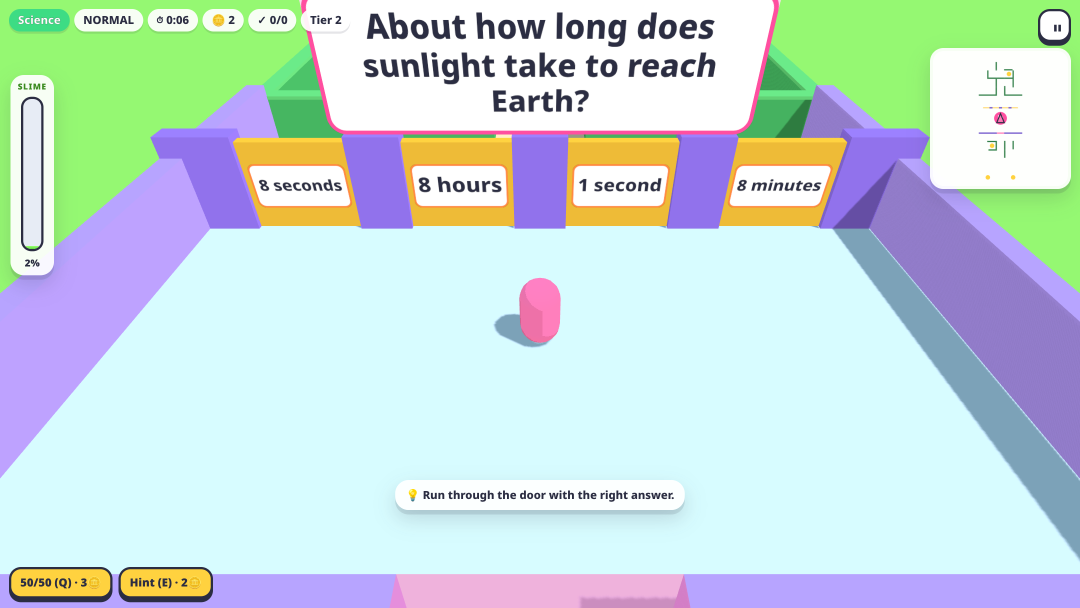
#> input picture pitch/deck-src/assets/raw/doorrush-clean.png, 2160 x 1215 px (shown at 1/2 size)
$ python bake.py
#> lines starting #> are read from the running program, lines starting #| are printed output that depends on the picture; after the words box and inside, x2 and y2 are one past the last pixel; in counts of white or black regions, pixels touching at a corner belong together
"""Turn raw game screenshots into rounded, bordered cards with a soft shadow (PNG with alpha).
Run: python bake.py   (needs Pillow). Writes assets/<name>.png and assets/meta.json."""
import json, os
from PIL import Image, ImageDraw, ImageFilter

HERE = os.path.dirname(os.path.abspath(__file__))
RAW, OUT = os.path.join(HERE, 'assets', 'raw'), os.path.join(HERE, 'assets')
# name: (raw file, crop box as fractions or None, output width px)
JOBS = {
    'doorrush': ('doorrush-clean.png', None, 1800),
    'maze': ('maze2-a.png', None, 1400),
    'tiledrop': ('tiledrop.png', None, 1100),
    'steps': ('steps.png', None, 1100),
    'bridge': ('bridge.png', None, 1100),
    'doorgrid': ('doorrush-clean.png', None, 1100),
    'hub': ('hub-ui.png', None, 1400),
    'detour': ('detour-b.png', None, 1200),
    'slimegate': ('slimegate-near.png', None, 1100),
    'results': ('results.png', (0.272, 0.036, 0.731, 0.972), 900),
}
BORDER, RADIUS_FRAC, PAD, BLUR = 10, 0.035, 36, 16

def bake(src, crop, width):
#> called with src = 'doorrush-clean.png', width = 1800
    im = Image.open(os.path.join(RAW, src)).convert('RGB')
#> im is the input picture: PIL image 2160x1215 RGB; mean R, G, B 199.1, 219.9, 219.4
    if crop:
        W, H = im.size
        im = im.crop((int(crop[0] * W), int(crop[1] * H), int(crop[2] * W), int(crop[3] * H)))
    h = round(im.height * width / im.width)
#> h = 1012
    im = im.resize((width, h), Image.LANCZOS)
#> im: PIL image 1800x1012 RGB
    r = int(min(width, h) * RADIUS_FRAC) + BORDER
#> r = 45
    cw, ch = width + 2 * BORDER, h + 2 * BORDER
#> cw = 1820; ch = 1032
    card = Image.new('RGBA', (cw, ch), (0, 0, 0, 0))
#> card: PIL image 1820x1032 RGBA; every value is 0
    mask = Image.new('L', (cw, ch), 0)
#> mask: PIL image 1820x1032 L; every value is 0
    ImageDraw.Draw(mask).rounded_rectangle((0, 0, cw - 1, ch - 1), r, fill=255)
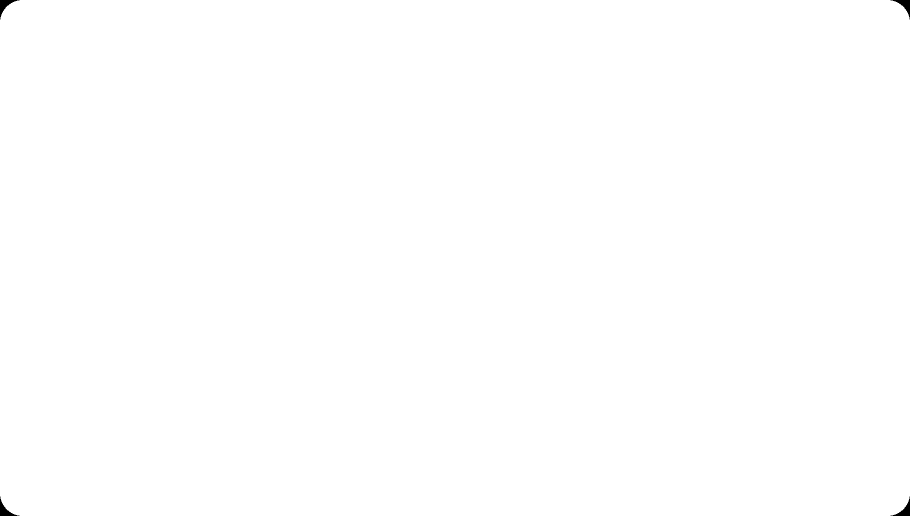
#> mask: PIL image 1820x1032 L (shown at 1/2 size); 99.9% white; 4 black regions, box (x1, y1, x2, y2) and area: (0, 0, 39, 39) 447, (1781, 0, 1820, 39) 447, (0, 993, 39, 1032) 447, (1781, 993, 1820, 1032) 447
    card.paste(Image.new('RGBA', (cw, ch), (255, 255, 255, 255)), (0, 0), mask)
    inner = Image.new('L', (width, h), 0)
#> inner: PIL image 1800x1012 L; every value is 0
    ImageDraw.Draw(inner).rounded_rectangle((0, 0, width - 1, h - 1), r - BORDER, fill=255)
#> inner: PIL image 1800x1012 L; 99.9% white; 4 black regions, box (x1, y1, x2, y2) and area: (0, 0, 30, 30) 275, (1770, 0, 1800, 30) 275, (0, 982, 30, 1012) 275, (1770, 982, 1800, 1012) 275
    card.paste(im, (BORDER, BORDER), inner)
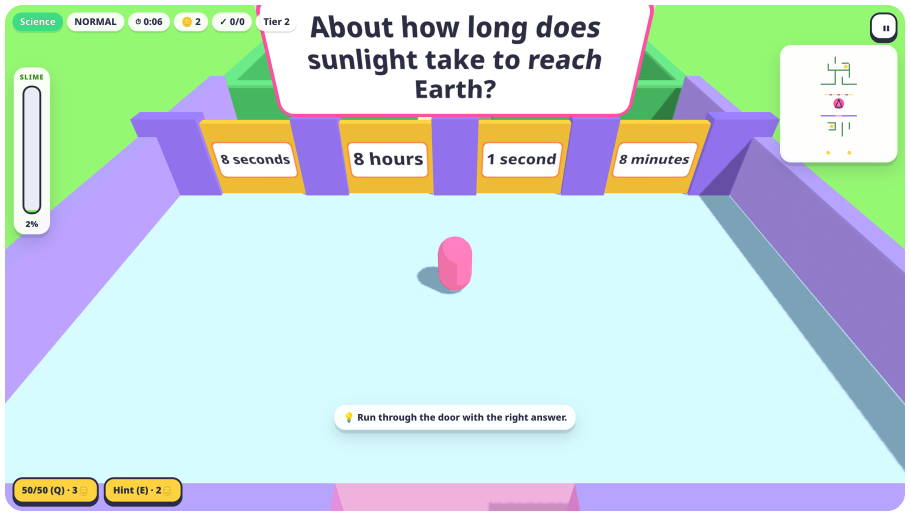
#> card: PIL image 1820x1032 RGBA (shown at 1/2 size); mean R, G, B, A 200.5, 220.7, 220.2, 254.8; transparent parts drawn white
    out = Image.new('RGBA', (cw + 2 * PAD, ch + 2 * PAD), (0, 0, 0, 0))
#> out: PIL image 1892x1104 RGBA; every value is 0
    sh = Image.new('L', out.size, 0)
#> sh: PIL image 1892x1104 L; every value is 0
    ImageDraw.Draw(sh).rounded_rectangle((PAD, PAD + 10, PAD + cw, PAD + ch + 10), r, fill=95)
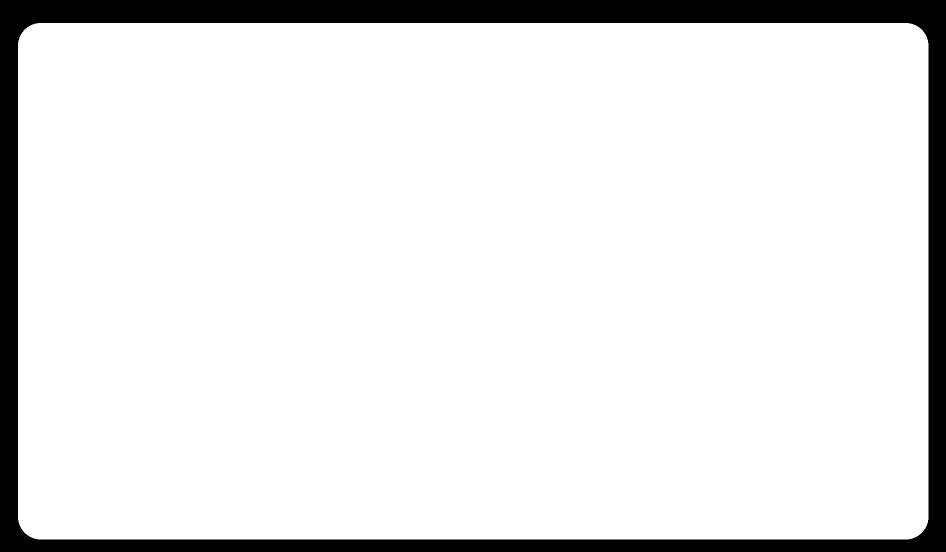
#> sh: PIL image 1892x1104 L (shown at 1/2 size); values 0 (black) and 95 (white), 90% white; 1 black region, box (x1, y1, x2, y2) and area: (0, 0, 1892, 1104) 209463
    sh = sh.filter(ImageFilter.GaussianBlur(BLUR))
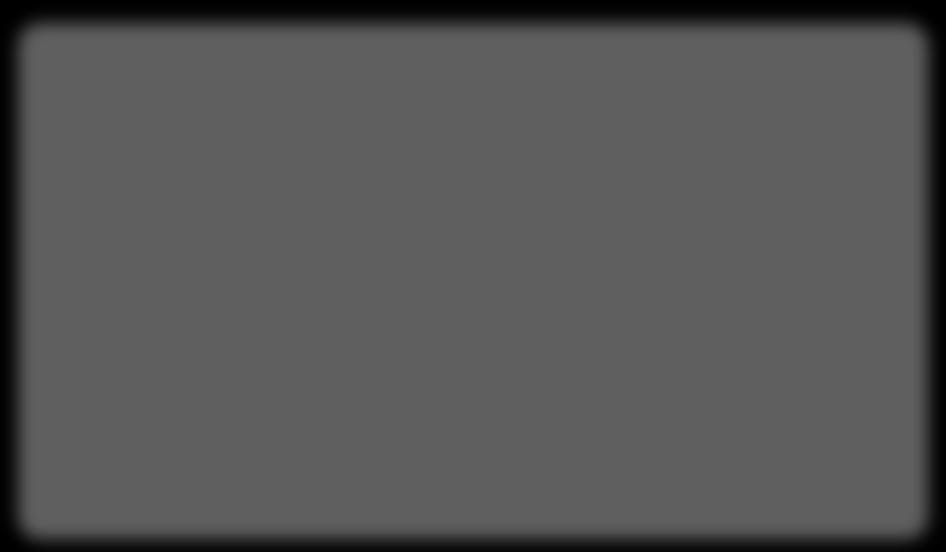
#> sh: PIL image 1892x1104 L (shown at 1/2 size); min 0, max 95, mean 85.5
    out.paste(Image.new('RGBA', out.size, (43, 45, 66, 255)), (0, 0), sh)
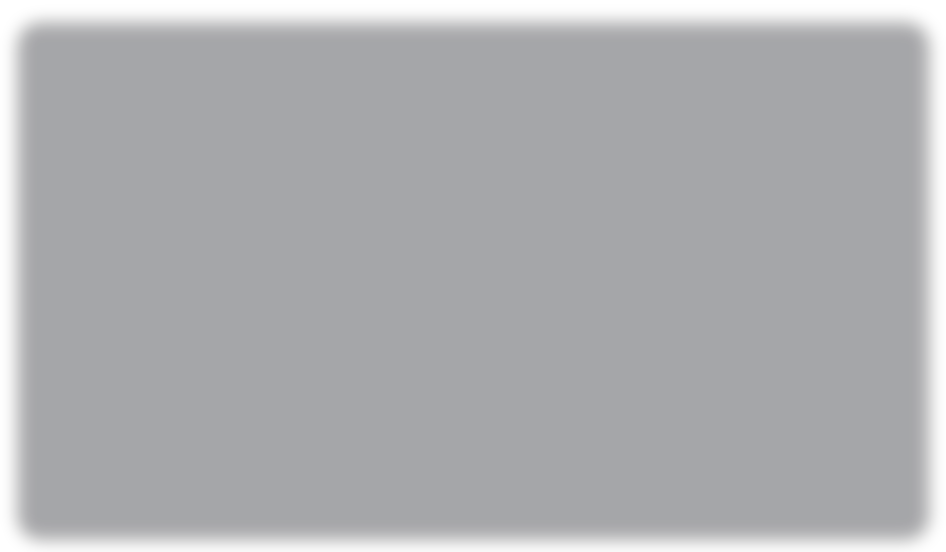
#> out: PIL image 1892x1104 RGBA (shown at 1/2 size); mean R, G, B, A 14.4, 15.3, 22.5, 85.5; transparent parts drawn white
    out.alpha_composite(card, (PAD, PAD))
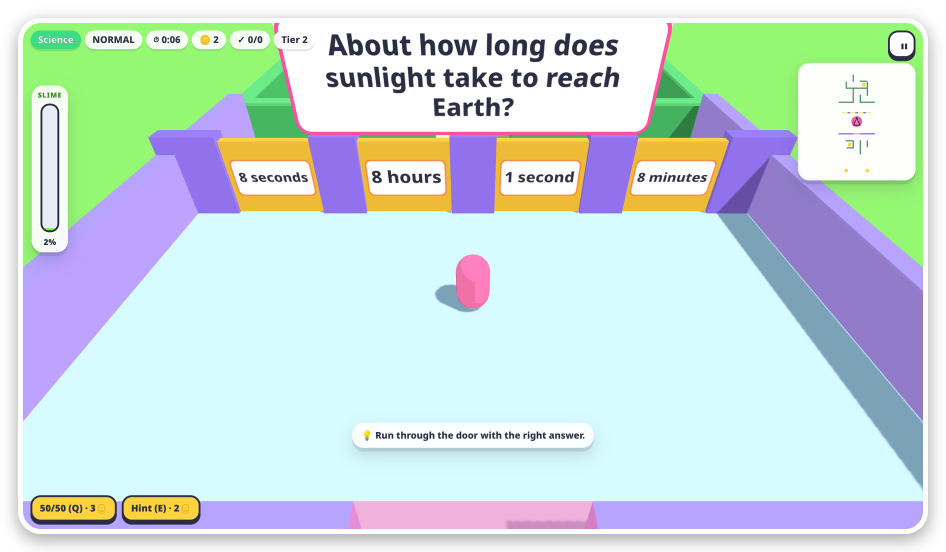
#> out: PIL image 1892x1104 RGBA (shown at 1/2 size); mean R, G, B, A 180.6, 198.8, 198.5, 231; transparent parts drawn white
    return out, {'w': out.width, 'h': out.height, 'pad': PAD, 'cardW': cw, 'cardH': ch}

meta = {}
for name, (src, crop, width) in JOBS.items():
    img, m = bake(src, crop, width)
#> m = {'w': 1892, 'h': 1104, 'pad': 36, 'cardW': 1820, 'cardH': 1032}
    img.save(os.path.join(OUT, name + '.png'), optimize=True)
    meta[name] = m
#> pass 2 of the loop `for name, (src, crop, width) in JOBS.items():`:
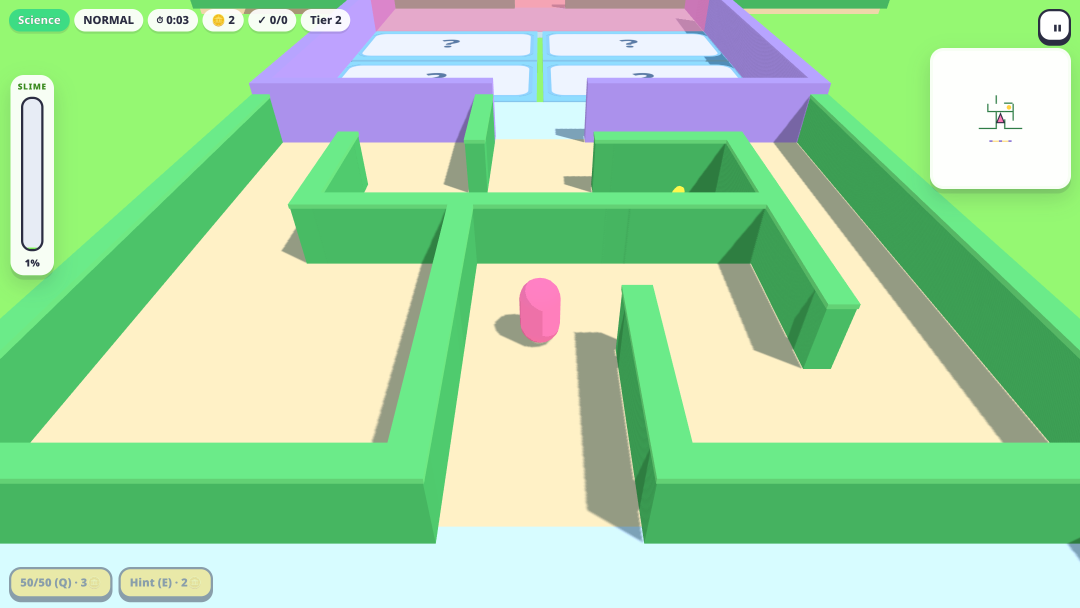
#> input picture pitch/deck-src/assets/raw/maze2-a.png, 2160 x 1215 px (shown at 1/2 size)
#> in bake, im is the input picture: PIL image 2160x1215 RGB; mean R, G, B 164.3, 215.8, 165.1
#> in bake (call 2), `ImageDraw.Draw(mask).rounded_rectangle((0, 0, cw - 1, ch - 1), r, fill..`:
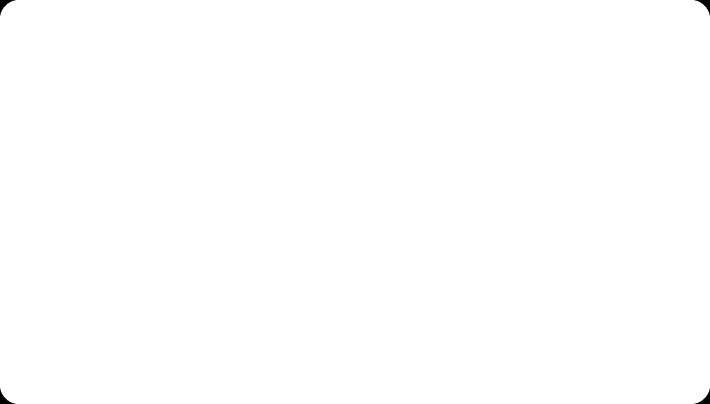
#> mask: PIL image 1420x808 L (shown at 1/2 size); 99.9% white; 4 black regions, box (x1, y1, x2, y2) and area: (0, 0, 31, 31) 305, (1389, 0, 1420, 31) 305, (0, 777, 31, 808) 305, (1389, 777, 1420, 808) 305
#> in bake (call 2), `out.alpha_composite(card, (PAD, PAD))`:
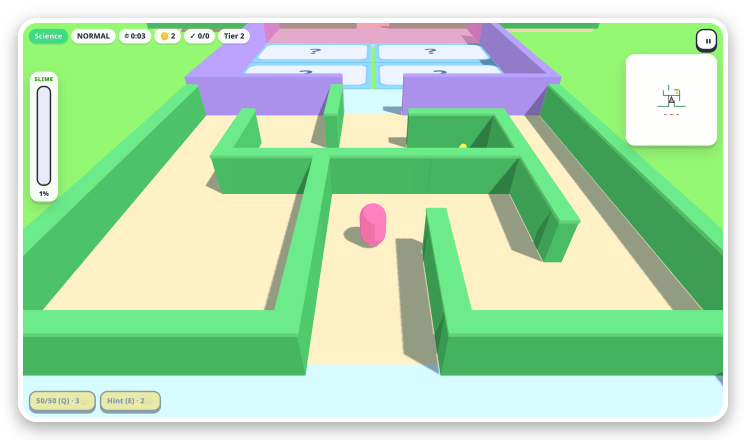
#> out: PIL image 1492x880 RGBA (shown at 1/2 size); mean R, G, B, A 146.8, 190.1, 147.7, 225; transparent parts drawn white
#> m = {'w': 1492, 'h': 880, 'pad': 36, 'cardW': 1420, 'cardH': 808}
#> pass 3 of the loop `for name, (src, crop, width) in JOBS.items():`:
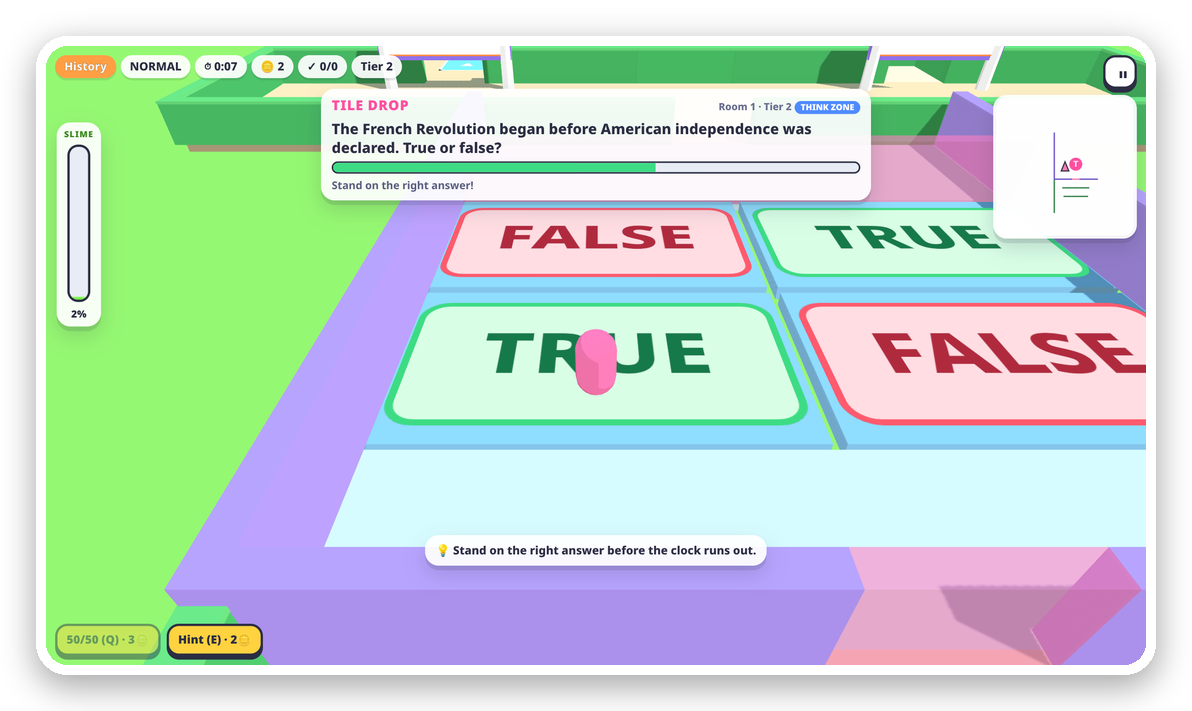
#> input picture pitch/deck-src/assets/tiledrop.png, 1192 x 711 px, found by its file name
#> in bake (call 3), `ImageDraw.Draw(mask).rounded_rectangle((0, 0, cw - 1, ch - 1), r, fill..`:
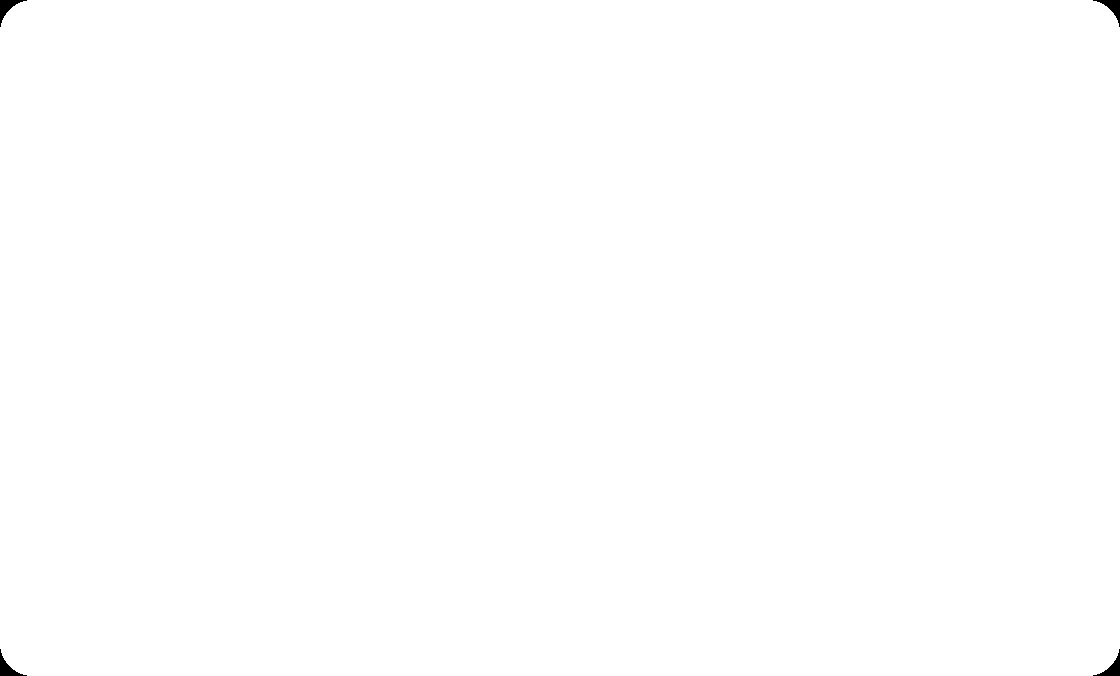
#> mask: PIL image 1120x676 L; 99.9% white; 4 black regions, box (x1, y1, x2, y2) and area: (0, 0, 27, 27) 230, (1093, 0, 1120, 27) 230, (0, 649, 27, 676) 230, (1093, 649, 1120, 676) 230
#> in bake (call 3), `out.alpha_composite(card, (PAD, PAD))`:
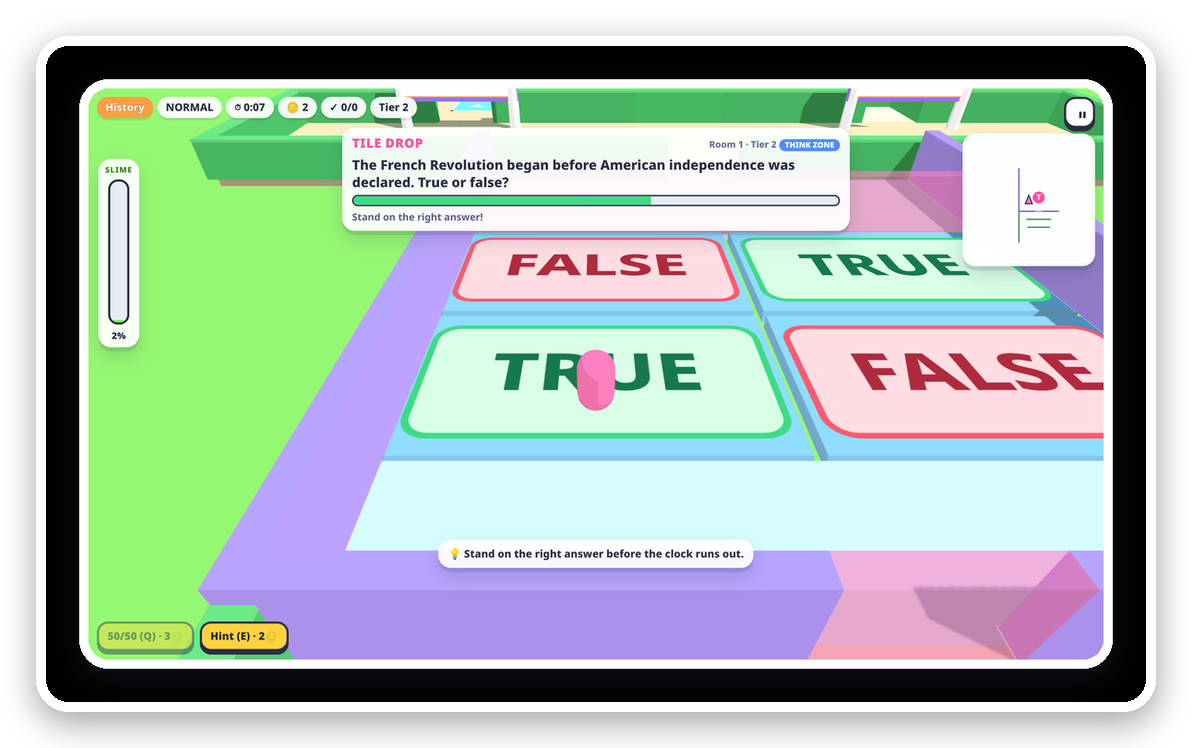
#> out: PIL image 1192x748 RGBA; mean R, G, B, A 139.8, 155.7, 148.9, 219.1; transparent parts drawn white
#> m = {'w': 1192, 'h': 748, 'pad': 36, 'cardW': 1120, 'cardH': 676}
#> (the run stopped early here; a loop or call above may not have finished)
